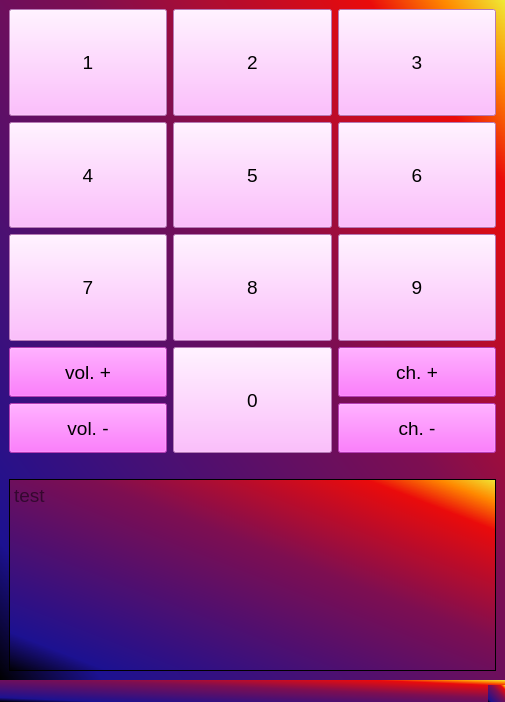
<?xml version="1.0" encoding="UTF-8"?>
<ui version="4.0">
 <class>MainWindow</class>
 <widget class="QMainWindow" name="MainWindow">
  <property name="geometry">
   <rect>
    <x>0</x>
    <y>0</y>
    <width>505</width>
    <height>702</height>
   </rect>
  </property>
  <property name="windowTitle">
   <string>MainWindow</string>
  </property>
  <property name="styleSheet">
   <string notr="true">background-color: qlineargradient(spread:reflect, x1:0, y1:1, x2:1, y2:0, stop:0 rgba(0, 0, 0, 255), stop:0.05 rgba(14, 8, 73, 255), stop:0.102273 rgba(28, 17, 145, 255), stop:0.579545 rgba(126, 14, 81, 255), stop:0.863636 rgba(234, 11, 11, 255), stop:0.9375 rgba(255, 136, 0, 255), stop:1 rgba(239, 236, 55, 255));</string>
  </property>
  <widget class="QWidget" name="centralwidget">
   <layout class="QGridLayout" name="gridLayout_4">
    <item row="0" column="0">
     <layout class="QVBoxLayout" name="verticalLayout">
      <item>
       <layout class="QGridLayout" name="gridLayout">
        <item row="2" column="0">
         <widget class="QPushButton" name="pushButton_7">
          <property name="sizePolicy">
           <sizepolicy hsizetype="Minimum" vsizetype="Expanding">
            <horstretch>0</horstretch>
            <verstretch>0</verstretch>
           </sizepolicy>
          </property>
          <property name="font">
           <font>
            <pointsize>14</pointsize>
           </font>
          </property>
          <property name="styleSheet">
           <string notr="true">background-color: rgb(255, 170, 255);</string>
          </property>
          <property name="text">
           <string>7</string>
          </property>
         </widget>
        </item>
        <item row="3" column="2">
         <layout class="QGridLayout" name="gridLayout_2">
          <item row="0" column="0">
           <widget class="QPushButton" name="pushButton_13">
            <property name="sizePolicy">
             <sizepolicy hsizetype="Minimum" vsizetype="Expanding">
              <horstretch>0</horstretch>
              <verstretch>0</verstretch>
             </sizepolicy>
            </property>
            <property name="font">
             <font>
              <pointsize>14</pointsize>
             </font>
            </property>
            <property name="styleSheet">
             <string notr="true">background-color: rgb(255, 85, 255);</string>
            </property>
            <property name="text">
             <string>ch. +</string>
            </property>
           </widget>
          </item>
          <item row="1" column="0">
           <widget class="QPushButton" name="pushButton_14">
            <property name="sizePolicy">
             <sizepolicy hsizetype="Minimum" vsizetype="Expanding">
              <horstretch>0</horstretch>
              <verstretch>0</verstretch>
             </sizepolicy>
            </property>
            <property name="font">
             <font>
              <pointsize>14</pointsize>
             </font>
            </property>
            <property name="styleSheet">
             <string notr="true">background-color: rgb(255, 85, 255);</string>
            </property>
            <property name="text">
             <string>ch. -</string>
            </property>
           </widget>
          </item>
         </layout>
        </item>
        <item row="0" column="0">
         <widget class="QPushButton" name="pushButton">
          <property name="sizePolicy">
           <sizepolicy hsizetype="Minimum" vsizetype="Expanding">
            <horstretch>0</horstretch>
            <verstretch>0</verstretch>
           </sizepolicy>
          </property>
          <property name="font">
           <font>
            <pointsize>14</pointsize>
           </font>
          </property>
          <property name="styleSheet">
           <string notr="true">background-color: rgb(255, 170, 255);</string>
          </property>
          <property name="text">
           <string>1</string>
          </property>
          <property name="autoDefault">
           <bool>false</bool>
          </property>
          <property name="default">
           <bool>false</bool>
          </property>
          <property name="flat">
           <bool>false</bool>
          </property>
         </widget>
        </item>
        <item row="0" column="1">
         <widget class="QPushButton" name="pushButton_2">
          <property name="sizePolicy">
           <sizepolicy hsizetype="Minimum" vsizetype="Expanding">
            <horstretch>0</horstretch>
            <verstretch>0</verstretch>
           </sizepolicy>
          </property>
          <property name="font">
           <font>
            <pointsize>14</pointsize>
           </font>
          </property>
          <property name="styleSheet">
           <string notr="true">background-color: rgb(255, 170, 255);</string>
          </property>
          <property name="text">
           <string>2</string>
          </property>
         </widget>
        </item>
        <item row="1" column="2">
         <widget class="QPushButton" name="pushButton_6">
          <property name="sizePolicy">
           <sizepolicy hsizetype="Minimum" vsizetype="Expanding">
            <horstretch>0</horstretch>
            <verstretch>0</verstretch>
           </sizepolicy>
          </property>
          <property name="font">
           <font>
            <pointsize>14</pointsize>
           </font>
          </property>
          <property name="styleSheet">
           <string notr="true">background-color: rgb(255, 170, 255);</string>
          </property>
          <property name="text">
           <string>6</string>
          </property>
         </widget>
        </item>
        <item row="3" column="1">
         <widget class="QPushButton" name="pushButton_10">
          <property name="sizePolicy">
           <sizepolicy hsizetype="Minimum" vsizetype="Expanding">
            <horstretch>0</horstretch>
            <verstretch>0</verstretch>
           </sizepolicy>
          </property>
          <property name="font">
           <font>
            <pointsize>14</pointsize>
           </font>
          </property>
          <property name="styleSheet">
           <string notr="true">background-color: rgb(255, 170, 255);</string>
          </property>
          <property name="text">
           <string>0</string>
          </property>
         </widget>
        </item>
        <item row="2" column="2">
         <widget class="QPushButton" name="pushButton_9">
          <property name="sizePolicy">
           <sizepolicy hsizetype="Minimum" vsizetype="Expanding">
            <horstretch>0</horstretch>
            <verstretch>0</verstretch>
           </sizepolicy>
          </property>
          <property name="font">
           <font>
            <pointsize>14</pointsize>
           </font>
          </property>
          <property name="styleSheet">
           <string notr="true">background-color: rgb(255, 170, 255);</string>
          </property>
          <property name="text">
           <string>9</string>
          </property>
         </widget>
        </item>
        <item row="1" column="0">
         <widget class="QPushButton" name="pushButton_4">
          <property name="sizePolicy">
           <sizepolicy hsizetype="Minimum" vsizetype="Expanding">
            <horstretch>0</horstretch>
            <verstretch>0</verstretch>
           </sizepolicy>
          </property>
          <property name="font">
           <font>
            <pointsize>14</pointsize>
           </font>
          </property>
          <property name="styleSheet">
           <string notr="true">background-color: rgb(255, 170, 255);</string>
          </property>
          <property name="text">
           <string>4</string>
          </property>
         </widget>
        </item>
        <item row="2" column="1">
         <widget class="QPushButton" name="pushButton_8">
          <property name="sizePolicy">
           <sizepolicy hsizetype="Minimum" vsizetype="Expanding">
            <horstretch>0</horstretch>
            <verstretch>0</verstretch>
           </sizepolicy>
          </property>
          <property name="font">
           <font>
            <pointsize>14</pointsize>
           </font>
          </property>
          <property name="styleSheet">
           <string notr="true">background-color: rgb(255, 170, 255);</string>
          </property>
          <property name="text">
           <string>8</string>
          </property>
         </widget>
        </item>
        <item row="1" column="1">
         <widget class="QPushButton" name="pushButton_5">
          <property name="sizePolicy">
           <sizepolicy hsizetype="Minimum" vsizetype="Expanding">
            <horstretch>0</horstretch>
            <verstretch>0</verstretch>
           </sizepolicy>
          </property>
          <property name="font">
           <font>
            <pointsize>14</pointsize>
           </font>
          </property>
          <property name="styleSheet">
           <string notr="true">background-color: rgb(255, 170, 255);</string>
          </property>
          <property name="text">
           <string>5</string>
          </property>
         </widget>
        </item>
        <item row="0" column="2">
         <widget class="QPushButton" name="pushButton_3">
          <property name="sizePolicy">
           <sizepolicy hsizetype="Minimum" vsizetype="Expanding">
            <horstretch>0</horstretch>
            <verstretch>0</verstretch>
           </sizepolicy>
          </property>
          <property name="font">
           <font>
            <pointsize>14</pointsize>
           </font>
          </property>
          <property name="styleSheet">
           <string notr="true">background-color: rgb(255, 170, 255);</string>
          </property>
          <property name="text">
           <string>3</string>
          </property>
         </widget>
        </item>
        <item row="3" column="0">
         <layout class="QGridLayout" name="gridLayout_3">
          <item row="0" column="0">
           <widget class="QPushButton" name="pushButton_11">
            <property name="sizePolicy">
             <sizepolicy hsizetype="Minimum" vsizetype="Expanding">
              <horstretch>0</horstretch>
              <verstretch>0</verstretch>
             </sizepolicy>
            </property>
            <property name="font">
             <font>
              <pointsize>14</pointsize>
             </font>
            </property>
            <property name="styleSheet">
             <string notr="true">background-color: rgb(255, 85, 255);</string>
            </property>
            <property name="text">
             <string>vol. +</string>
            </property>
           </widget>
          </item>
          <item row="1" column="0">
           <widget class="QPushButton" name="pushButton_12">
            <property name="sizePolicy">
             <sizepolicy hsizetype="Minimum" vsizetype="Expanding">
              <horstretch>0</horstretch>
              <verstretch>0</verstretch>
             </sizepolicy>
            </property>
            <property name="font">
             <font>
              <pointsize>14</pointsize>
             </font>
            </property>
            <property name="styleSheet">
             <string notr="true">background-color: rgb(255, 85, 255);</string>
            </property>
            <property name="text">
             <string>vol. -</string>
            </property>
           </widget>
          </item>
         </layout>
        </item>
       </layout>
      </item>
      <item>
       <spacer name="verticalSpacer">
        <property name="orientation">
         <enum>Qt::Vertical</enum>
        </property>
        <property name="sizeType">
         <enum>QSizePolicy::Fixed</enum>
        </property>
        <property name="sizeHint" stdset="0">
         <size>
          <width>20</width>
          <height>20</height>
         </size>
        </property>
       </spacer>
      </item>
     </layout>
    </item>
    <item row="1" column="0">
     <widget class="QTextBrowser" name="textBrowser">
      <property name="sizePolicy">
       <sizepolicy hsizetype="Expanding" vsizetype="Fixed">
        <horstretch>0</horstretch>
        <verstretch>0</verstretch>
       </sizepolicy>
      </property>
      <property name="minimumSize">
       <size>
        <width>0</width>
        <height>80</height>
       </size>
      </property>
      <property name="font">
       <font>
        <pointsize>14</pointsize>
       </font>
      </property>
      <property name="placeholderText">
       <string>test</string>
      </property>
     </widget>
    </item>
   </layout>
  </widget>
  <widget class="QStatusBar" name="statusbar"/>
 </widget>
 <resources>
  <include location="../M37_Task_2/M37_Task_2/icons.qrc"/>
 </resources>
 <connections>
  <connection>
   <sender>pushButton</sender>
   <signal>clicked()</signal>
   <receiver>MainWindow</receiver>
   <slot>ch1()</slot>
   <hints>
    <hint type="sourcelabel">
     <x>42</x>
     <y>91</y>
    </hint>
    <hint type="destinationlabel">
     <x>10</x>
     <y>571</y>
    </hint>
   </hints>
  </connection>
  <connection>
   <sender>pushButton_2</sender>
   <signal>clicked()</signal>
   <receiver>MainWindow</receiver>
   <slot>ch2()</slot>
   <hints>
    <hint type="sourcelabel">
     <x>215</x>
     <y>113</y>
    </hint>
    <hint type="destinationlabel">
     <x>26</x>
     <y>564</y>
    </hint>
   </hints>
  </connection>
  <connection>
   <sender>pushButton_3</sender>
   <signal>clicked()</signal>
   <receiver>MainWindow</receiver>
   <slot>ch3()</slot>
   <hints>
    <hint type="sourcelabel">
     <x>378</x>
     <y>108</y>
    </hint>
    <hint type="destinationlabel">
     <x>56</x>
     <y>575</y>
    </hint>
   </hints>
  </connection>
  <connection>
   <sender>pushButton_4</sender>
   <signal>clicked()</signal>
   <receiver>MainWindow</receiver>
   <slot>ch4()</slot>
   <hints>
    <hint type="sourcelabel">
     <x>108</x>
     <y>221</y>
    </hint>
    <hint type="destinationlabel">
     <x>80</x>
     <y>570</y>
    </hint>
   </hints>
  </connection>
  <connection>
   <sender>pushButton_5</sender>
   <signal>clicked()</signal>
   <receiver>MainWindow</receiver>
   <slot>ch5()</slot>
   <hints>
    <hint type="sourcelabel">
     <x>254</x>
     <y>216</y>
    </hint>
    <hint type="destinationlabel">
     <x>128</x>
     <y>569</y>
    </hint>
   </hints>
  </connection>
  <connection>
   <sender>pushButton_6</sender>
   <signal>clicked()</signal>
   <receiver>MainWindow</receiver>
   <slot>ch6()</slot>
   <hints>
    <hint type="sourcelabel">
     <x>441</x>
     <y>213</y>
    </hint>
    <hint type="destinationlabel">
     <x>155</x>
     <y>582</y>
    </hint>
   </hints>
  </connection>
  <connection>
   <sender>pushButton_7</sender>
   <signal>clicked()</signal>
   <receiver>MainWindow</receiver>
   <slot>ch7()</slot>
   <hints>
    <hint type="sourcelabel">
     <x>127</x>
     <y>302</y>
    </hint>
    <hint type="destinationlabel">
     <x>203</x>
     <y>586</y>
    </hint>
   </hints>
  </connection>
  <connection>
   <sender>pushButton_8</sender>
   <signal>clicked()</signal>
   <receiver>MainWindow</receiver>
   <slot>ch8()</slot>
   <hints>
    <hint type="sourcelabel">
     <x>303</x>
     <y>302</y>
    </hint>
    <hint type="destinationlabel">
     <x>269</x>
     <y>565</y>
    </hint>
   </hints>
  </connection>
  <connection>
   <sender>pushButton_9</sender>
   <signal>clicked()</signal>
   <receiver>MainWindow</receiver>
   <slot>ch9()</slot>
   <hints>
    <hint type="sourcelabel">
     <x>355</x>
     <y>329</y>
    </hint>
    <hint type="destinationlabel">
     <x>317</x>
     <y>566</y>
    </hint>
   </hints>
  </connection>
  <connection>
   <sender>pushButton_10</sender>
   <signal>clicked()</signal>
   <receiver>MainWindow</receiver>
   <slot>ch0()</slot>
   <hints>
    <hint type="sourcelabel">
     <x>275</x>
     <y>385</y>
    </hint>
    <hint type="destinationlabel">
     <x>293</x>
     <y>588</y>
    </hint>
   </hints>
  </connection>
  <connection>
   <sender>pushButton_11</sender>
   <signal>clicked()</signal>
   <receiver>MainWindow</receiver>
   <slot>vol_plus()</slot>
   <hints>
    <hint type="sourcelabel">
     <x>77</x>
     <y>374</y>
    </hint>
    <hint type="destinationlabel">
     <x>105</x>
     <y>584</y>
    </hint>
   </hints>
  </connection>
  <connection>
   <sender>pushButton_12</sender>
   <signal>clicked()</signal>
   <receiver>MainWindow</receiver>
   <slot>vol_minus()</slot>
   <hints>
    <hint type="sourcelabel">
     <x>50</x>
     <y>428</y>
    </hint>
    <hint type="destinationlabel">
     <x>8</x>
     <y>495</y>
    </hint>
   </hints>
  </connection>
  <connection>
   <sender>pushButton_13</sender>
   <signal>clicked()</signal>
   <receiver>MainWindow</receiver>
   <slot>ch_plus()</slot>
   <hints>
    <hint type="sourcelabel">
     <x>473</x>
     <y>391</y>
    </hint>
    <hint type="destinationlabel">
     <x>408</x>
     <y>570</y>
    </hint>
   </hints>
  </connection>
  <connection>
   <sender>pushButton_14</sender>
   <signal>clicked()</signal>
   <receiver>MainWindow</receiver>
   <slot>ch_minus()</slot>
   <hints>
    <hint type="sourcelabel">
     <x>462</x>
     <y>419</y>
    </hint>
    <hint type="destinationlabel">
     <x>463</x>
     <y>580</y>
    </hint>
   </hints>
  </connection>
 </connections>
 <slots>
  <slot>ch1()</slot>
  <slot>ch2()</slot>
  <slot>ch3()</slot>
  <slot>ch4()</slot>
  <slot>ch5()</slot>
  <slot>ch6()</slot>
  <slot>ch7()</slot>
  <slot>ch8()</slot>
  <slot>ch9()</slot>
  <slot>ch0()</slot>
  <slot>ch_plus()</slot>
  <slot>ch_minus()</slot>
  <slot>vol_plus()</slot>
  <slot>vol_minus()</slot>
  <slot>infoAtStart()</slot>
 </slots>
</ui>
